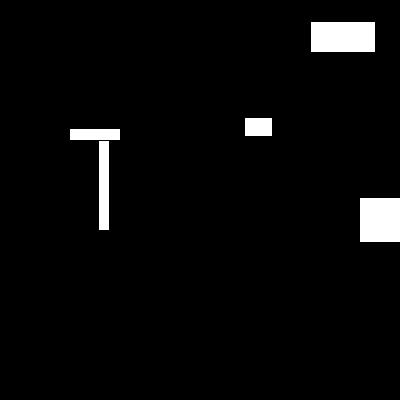
Frame 1 (no input)
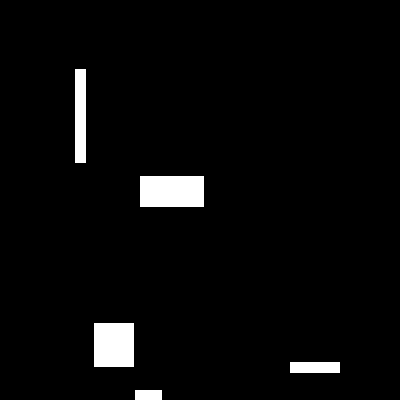
Frame 60 (the mouse pressed at the canvas centre just before this capture)
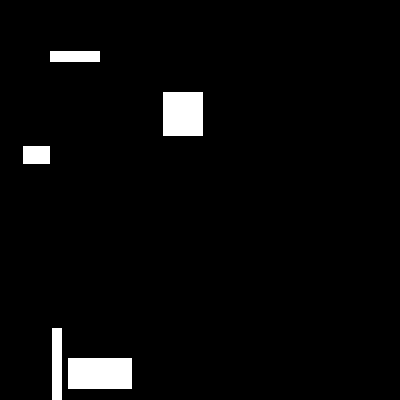
Frame 120 (the mouse held since frame 60 and released just before this capture)

The Processing sketch that drew these frames (run headless with seeded random() and noise(); from frame 60 on, the mouse is pressed at the canvas centre):

// Processing sketch: sketch_07_003
// ── sketch_07_003.pde
float x1, x2, x3, x4, x5;
float y1, y2, y3, y4, y5;
float width1, width2, width3, width4, width5;
float height1, height2, height3, height4, height5;
float xSpeed1, xSpeed2, xSpeed3, xSpeed4, xSpeed5;
float ySpeed1, ySpeed2, ySpeed3, ySpeed4, ySpeed5;

void setup() {
  size(400, 400);
  rectMode(CENTER);
  x1 = random(width);
  x2 = random(width);
  x3 = random(width);
  x4 = random(width);
  x5 = random(width);

  y1 = random(height);
  y2 = random(height);
  y3 = random(height);
  y4 = random(height);
  y5 = random(height);

  width1 = random(10, 100);
  width2 = random(10, 100);
  width3 = random(10, 100);
  width4 = random(10, 100);
  width5 = random(10, 100);

  height1 = random(10, 100);
  height2 = random(10, 100);
  height3 = random(10, 100);
  height4 = random(10, 100);
  height5 = random(10, 100);

  xSpeed1 = random(-10, 10);
  xSpeed2 = random(-10, 10);
  xSpeed3 = random(-10, 10);
  xSpeed4 = random(-10, 10);
  xSpeed5 = random(-10, 10);

  ySpeed1 = random(-10, 10);
  ySpeed2 = random(-10, 10);
  ySpeed3 = random(-10, 10);
  ySpeed4 = random(-10, 10);
  ySpeed5 = random(-10, 10);
}

void draw() {
  background(0);
  rect(x1, y1, width1, height1);
  x1 += xSpeed1;
  y1 += ySpeed1;

  rect(x2, y2, width2, height2);
  x2 += xSpeed2;
  y2 += ySpeed2;

  rect(x3, y3, width3, height3);
  x3 += xSpeed3;
  y3 += ySpeed3;

  rect(x4, y4, width4, height4);
  x4 += xSpeed4;
  y4 += ySpeed4;

  rect(x5, y5, width5, height5);
  x5 += xSpeed5;
  y5 += ySpeed5;

  if (x1 < 0 || x1 > width) xSpeed1 *= -1;
  if (y1 < 0 || y1 > height) ySpeed1 *= -1;
  if (x2 < 0 || x2 > width) xSpeed2 *= -1;
  if (y2 < 0 || y2 > height) ySpeed2 *= -1;
  if (x3 < 0 || x3 > width) xSpeed3 *= -1;
  if (y3 < 0 || y3 > height) ySpeed3 *= -1;
  if (x4 < 0 || x4 > width) xSpeed4 *= -1;
  if (y4 < 0 || y4 > height) ySpeed4 *= -1;
  if (x5 < 0 || x5 > width) xSpeed5 *= -1;
  if (y5 < 0 || y5 > height) ySpeed5 *= -1;
}
